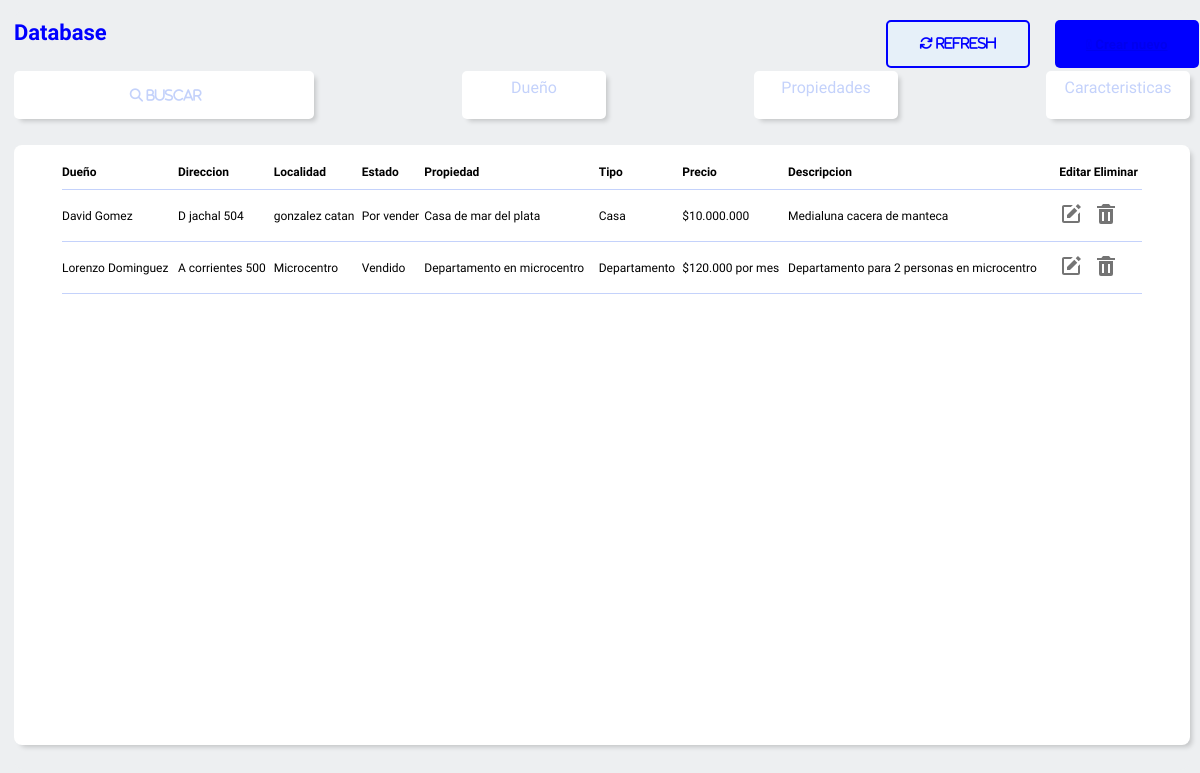
Before: / with the older database file.
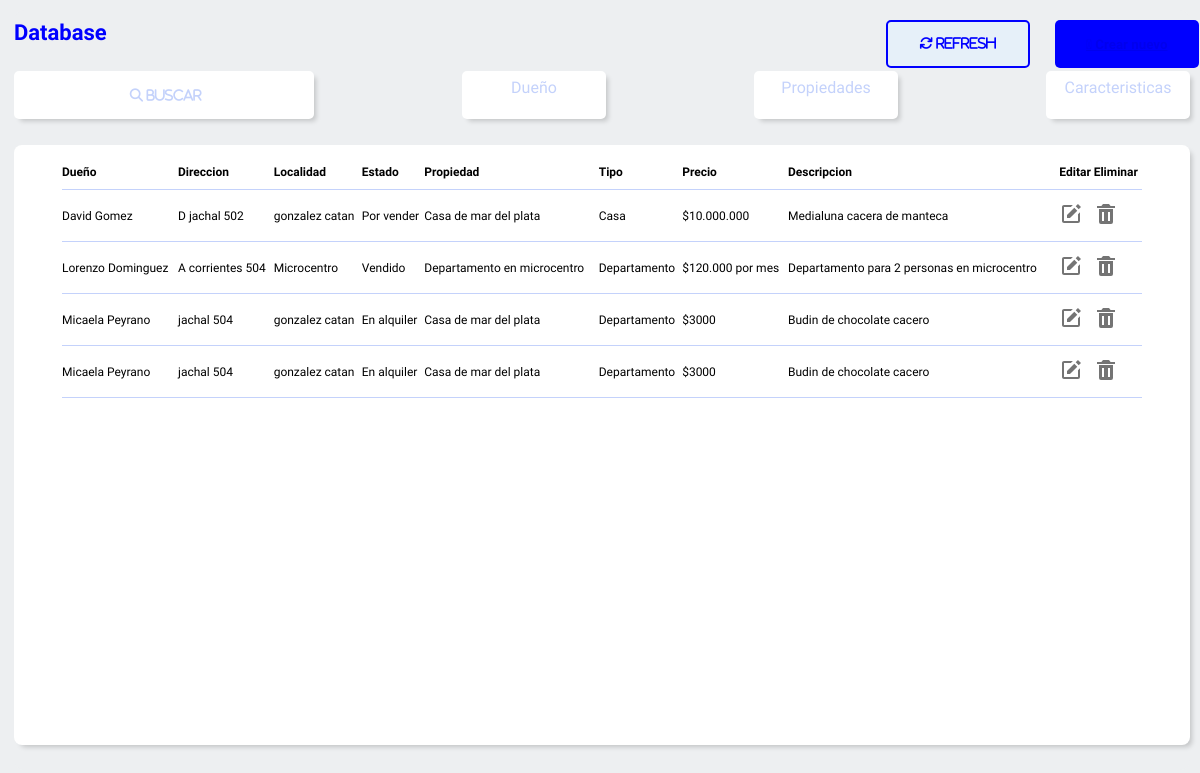
After: the same page with the newer database file.
### bd_app/models.py (models this page shows, shortened)
class datos_propiedad_model(models.Model):
    CASA='Casa'
    DEPARTAMENTO= 'Departamento'
    TERRENO= 'Terreno'
    LOCAL_COMERCIAL='Local comercial'
    PH = 'PH'
    QUINTA_VACACIONAL='Quinta vacacacional'
    OFICINA_COMERCIAL= 'Oficina comercial'
    GARAGE= 'Garage'
    BODEGA_GALPON= 'Bodega-Galpon'
    FCOMERCIO= 'Fondo de comercio'
    HOTEL= 'Hotel'
    DEPOSITO= 'Deposito'
    BODEGA= 'Bodega, niho o parcela'
    CONSULTORIO= 'Consultorio'
    OPCIONES=[(CASA,'Casa'),
              (DEPARTAMENTO, 'Departamento'),
              (TERRENO,'terreno'),
              (LOCAL_COMERCIAL,'Local comercial'),
              (PH,'ph'),
              (QUINTA_VACACIONAL,'Quinta vacacional'),
              (OFICINA_COMERCIAL,'Oficina comercial'),
              (GARAGE, 'Garage'),
              (BODEGA_GALPON, 'Bodega-Galpon'),
              (FCOMERCIO, 'Fondo de comercio'),
              (HOTEL, 'Hotel'),
              (DEPOSITO, 'Deposito'),
              (BODEGA, 'Bodega, niho o parcela'),
              (CONSULTORIO, 'Consultorio'),
              ]
    DIS='Disponible'
    ALQ='Alquilado'
    ENAL= 'En alquiler'
    ENV= 'En venta'
    POR = 'Por vender'
    VN= 'Vendido'
    OPCIONES_ESTADO=[(DIS,'Disponible'),
                     (ENAL,'En alquiler'),
                     (ALQ,'Alquilado'),
                     (ENV,'En venta'),
                     (POR,'Por vender'),
                     (VN,'Vendido')]
    id = models.AutoField(primary_key=True)
    dueño= models.CharField(max_length=50,blank=True)
    tipo = models.CharField(choices=OPCIONES,
                            max_length=50,
                            default=CASA,
                            null=True,
                            blank = True)
    estado = models.CharField(max_length=50,null=True,blank=False,
                              choices=OPCIONES_ESTADO,
                              default=DIS,)
    direccion = models.CharField(max_length=50,null=True,blank=False)
    descripcion= models.CharField(max_length=200,null=True,blank=False)
    pais= models.CharField(max_length=50,blank = True,null=True)
    provincia = models.CharField(max_length=50,blank = True,null=True)
    localidad = models.CharField(max_length=50,blank = True,null=True)
    parcela= models.IntegerField(null=True,blank=False)
    lote= models.CharField(max_length=50,null=True,blank=False)
    tamaño= models.CharField(max_length=50,null=True,blank=False)
    metros2 = models.CharField(max_length=50,null=True,blank=False)
    clave_c=models.CharField(max_length=50,null=True,blank=False)
    titular = models.CharField(max_length=50,null=True,blank=False)
    MN='Monoambiente'
    DOS='2 Ambientes'
    TRES='3 Ambientes'
    CUATRO='4 Ambientes'
    CINCO='5 Ambientes'
    OPCIONES_AMBIENTES=[(MN,'Monoambiente'),
                        (DOS,'2 Ambientes'),
                        (TRES,'3 Ambientes'),
                        (CUATRO,'4 Ambientes'),
                        (CINCO,'5 Ambientes')]
    propiedad = models.CharField(max_length=200,null=True,blank=False)
    ambientes= models.CharField(max_length=50,null=True,blank=False,
                             choices=OPCIONES_AMBIENTES,
                             default= MN)
    baños= models.IntegerField(null=True,blank=False)
    dormitorios= models.IntegerField(null=True,blank=False)
    cocina= models.IntegerField(null=True,blank=False)
    living= models.IntegerField(null=True,blank=False)
    comedor= models.IntegerField(null=True,blank=False)
    garage= models.IntegerField(null=True,blank=False)
    sotano=models.IntegerField(null=True,blank=False)
    terrasa= models.IntegerField(null=True,blank=False)
    descripcion= models.CharField(max_length=200,null=True,blank=False)
    precio= models.CharField(max_length=20,null=True,blank=False)

### bd_app/views.py (the view, shortened to what this page needs)
# urls.py: path('',inicio,name='inicio'),
def inicio (request):
    queryset = request.GET.get('buscar')
    queryset2 = request.GET.get('direccion')
    clientes = datos_propiedad_model.objects.all()
    return render (request,'bd_app/inicio.html',{'clientes':clientes})

### bd_app/templates/bd_app/inicio.html (shortened to what this page needs)
<!DOCTYPE html>
<html lang="en">
<head>
    {% load static %}
    <link rel="stylesheet" href="{% static 'bd_app\style_2.css' %}">
    <link href="https://fonts.googleapis.com/css2?family=Orbitron&family=Urbanist:wght@500&display=swap" rel="stylesheet">    <link rel="stylesheet" href="./style.css">
    <link rel="stylesheet" href="https://cdnjs.cloudflare.com/ajax/libs/font-awesome/6.4.0/css/all.min.css" />
</head>
<body>
        <section class="main__container">
            <div class="database">
                <div class="btns">
                    {% block titulo %}
                    <h4 class="titulo_database">Database</h4>
                    {% endblock %}
                    <button class="btn-1 btn_refresh">  Refresh</button>
                    <button class="btn-1 btn_crear_nuevo" >
                         <a href="{% url 'form_add' %}">  Crear nuevo </a>
                         </button>
                </div>
                    <div class="db__btn_container">
                        <form action="" method="GET">
                            <div>
                                <input type="text" class='buscar_campo' placeholder="  buscar"  name="buscar" value="{{ request.GET.buscar }}">
                            </div>
                            </form>
                            {% block navbar %}
                        <nav class="navBar">
                            <ul class="menu__horizontal">
                                <li>
                                    <a href="" class="underline"><p>Dueño</p> </a>
                                </li>
                            </ul>
                            </nav>
                            <nav class="navBar">
                                <ul class="menu__horizontal">
                                    <li>
                                        <a href="{% url 'inicio_propiedades' %}" class="underline"><p>Propiedades</p></a>
                                    </li>
                                </ul>
                                </nav>
                                <nav class="navBar">
                                    <ul class="menu__horizontal">
                                        <li>
                                            <a href="" class="underline"><p>Caracteristicas</p></a>
                                        </li>
                                    </ul>
                                    </nav>
                                    {% endblock %}
                    </div>
            </div>
        {% block tabla %}
            <div class="tabla__main">
                <table>
                    <thead>
                        <th> <a href="{% url 'dueño_za' %}"> Dueño</th></a>
                        <th ><a href="{% url 'direccion_za' %}" >Direccion</th></a>
                        <th ><a href="{% url 'localidad_za' %}" >Localidad</th></a>
                        <th ><a href="{% url 'estado_za' %}" >Estado</th></a>
                        <th ><a href="{% url 'propiedad_za' %}" >Propiedad</th></a>
                        <th ><a href="{% url 'tipo_za' %}" >Tipo</th></a>
                        <th> <a href="{% url 'precio_za' %}"> Precio</th></a>
                        <th ><a href="{% url 'descripcion_za' %}" >Descripcion</th></a>
                        <th ><a href="{% url 'inicio' %}" >Editar</th></a>
                        <th ><a href="{% url 'inicio' %}" >Eliminar</th></a>
                    </thead>
                    <tbody>
                        {% for i in clientes %}
                        <tr>
                            <td>{{ i.dueño }}</td>
                            <td>{{ i.direccion }}</td>
                            <td>{{ i.localidad}}</td>
                            <td>{{ i.estado}}</td>
                            <td>{{ i.propiedad }}</td>
                            <td>{{ i.tipo }}</td>
                            <td>{{ i.precio }}</td>
                            <td>{{ i.descripcion}}</td>
                            <td class='edit'><a href="{% url 'form_edit' i.id %}" id="{{ i.id }}"> </a></td>
                            <td class='delete'><a  href="{% url 'delete' i.id %}"  id="{{ i.id }}" > <svg class='buttom_delete'  xmlns="http://www.w3.org/2000/svg" width="24" height="24" viewBox="0 0 24 24" style="fill: rgb(116, 116, 116);transform: ;msFilter:;"><path d="M6 7H5v13a2 2 0 0 0 2 2h10a2 2 0 0 0 2-2V7H6zm4 12H8v-9h2v9zm6 0h-2v-9h2v9zm.618-15L15 2H9L7.382 4H3v2h18V4z"></path></svg> </a></td>
                        </tr>
                        {% endfor %}
                </table>
            </div>
            {% endblock %}
        </section>
</body>
</html>

### bd_app/static/bd_app/style_2.css (style rules this page uses)
* { margin: 0; padding: 0; box-sizing: border-box; font-family: 'Orbitron', sans-serif; font-family: 'Urbanist', sans-serif; }
body { display: flex; justify-content: center; align-items: center; background-color: #edeff1; }
.main__container { display: grid; grid-template-columns: repeat(3,1fr); grid-template-rows: repeat(1,20px,1fr); margin: 10px 10px 10px 10px; width: 98%; height: 95vh; justify-content: center; background-color: #edeff1; border-radius: 10px; }
.database { grid-column: 1/4; grid-row: 1/2; display: grid; grid-template-columns: repeat(3,1fr); grid-template-rows: repeat(2,50px); height: 70%; width: 98vw; margin-top: 10px; margin-left: auto; margin-right: auto; border-radius: 10px; }
.btns { grid-column: 1/4; display: grid; grid-template-columns: repeat(3,1fr); grid-template-rows: repeat(1,100px); }
.titulo_database { grid-column: 1/2; color: blue;; font-size: 22px; width: 500px; }
.btn_refresh { border: none; border-radius: 5px; background-color: #e6f0f9; color: blue; border: 2px solid blue; grid-column: 2/3; grid-row: 1/2; margin-left: 110%; width:12vw; height: 6vh; font-family: "Font Awesome 5 Free"; font-weight: 700; }
.btn_crear_nuevo { grid-column: 2/3; grid-row: 1/2; margin-left: 160%; width:12vw; height: 6vh; border: none; height: 6vh; border-radius: 5px; background-color: blue; color: #e6f0f9; font-family: "Font Awesome 5 Free"; font-weight: 700; }
.db__btn_container { grid-column: 1/4; grid-row: 2/3; height: 50px; display: flex; justify-content: space-between; align-items: center; }
.buscar_campo { grid-column: 1/2; border: none; width: 300px; height: 6vh; border-radius: 5px; text-align: center; box-shadow: 4px 4px 5px -2px rgba(0,0,0,0.18); -webkit-box-shadow: 4px 4px 5px -2px rgba(0,0,0,0.18); -moz-box-shadow: 4px 4px 5px -2px rgba(0,0,0,0.18); font-family: "Font Awesome 5 Free"; font-weight: 700; }
.buscar_campo::placeholder { color: #c4d2fb; display: flex; justify-content: center; text-align: center; }
.tabla__main { grid-row: 2/3; grid-column: 1/4; background-color: rgb(255, 255, 255); display: flex; margin: 10px auto; margin-bottom: 10px; width: 98vw; height: 75vh; justify-content: center; border-radius: 8px ; box-shadow: 4px 4px 5px -2px rgba(0,0,0,0.18); -webkit-box-shadow: 4px 4px 5px -2px rgba(0,0,0,0.18); -moz-box-shadow: 4px 4px 5px -2px rgba(0,0,0,0.18); }
.tabla__main table { margin-top: 20px; width: 90vw; height: 10vh; border-collapse: collapse; border-bottom: solid 0.5px #c4d2fb; text-align: left; font-size: 12px; }
.tabla__main tr { margin-bottom: 40PX; }
th { padding-bottom: 10px ; }
.tabla__main td { border-top: solid 0.5px #c4d2fb; padding:4px 0; font-size: 12px; padding-bottom: 12px; padding-top: 12px; }
.tabla__main a { list-style: none; text-decoration: none; color: black; }
.menu__horizontal { list-style: none; display: flex; justify-content: center; background-color: rgb(255, 255, 255); width:12vw; height: 6vh; color: #282828; text-align: center; border: none; border-radius: 5px; box-shadow: 4px 4px 5px -2px rgba(0,0,0,0.18); -webkit-box-shadow: 4px 4px 5px -2px rgba(0,0,0,0.18); -moz-box-shadow: 4px 4px 5px -2px rgba(0,0,0,0.18); }
.menu__horizontal >li >a { margin-top:5px; display: block; padding: 2px 10px; color: #282828; text-decoration: none; transition: 2s; opacity: 1; }
.underline { display: inline-block; position: relative; }
.underline p { color: #c4d2fb; }
.underline:after { content: ''; position: absolute; width: 95%; height:2px ; bottom: 0px; left: 0px; background-color: #c4d2fb; transform: scaleX(0); transform-origin:bottom right ; transition: transform 0.6s ease-out; }

### bd_app/nahuel/style.css (style rules this page uses)
* { margin: 0; padding: 0; box-sizing: border-box; }

Changed rows visible on the page:
changed datos_propiedad_model "David Gomez": direccion "D jachal 504" → "D jachal 502"
changed datos_propiedad_model "Lorenzo Dominguez": direccion "A corrientes 500" → "A corrientes 504"
added datos_propiedad_model: dueño "Micaela Peyrano", direccion "jachal 504", localidad "gonzalez catan", estado "En alquiler", propiedad "Casa de mar del plata", tipo "Departamento", precio "$3000", descripcion "Budin de chocolate cacero"
added datos_propiedad_model: dueño "Micaela Peyrano", direccion "jachal 504", localidad "gonzalez catan", estado "En alquiler", propiedad "Casa de mar del plata", tipo "Departamento", precio "$3000", descripcion "Budin de chocolate cacero"
